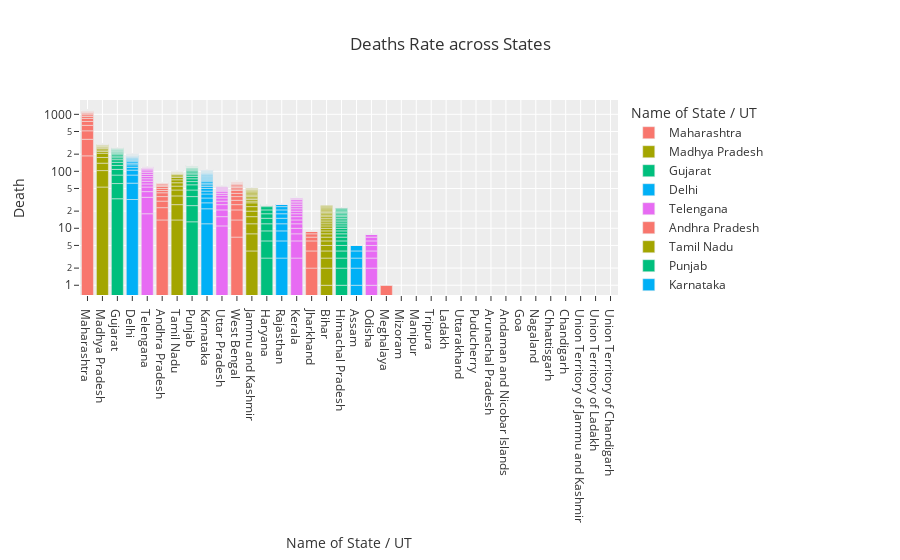

Here is the notebook cell this chart was saved with:
### Code cell
fig = px.bar(india[['Name of State / UT', 'Death']].sort_values('Death', ascending=False), 
             y="Death", x="Name of State / UT", color='Name of State / UT', 
             log_y=True, template='ggplot2', title='Deaths Rate across States')
fig.show()

### Figure 1 — Plotly figure (JSON) as saved in the notebook; plotly's stock layout.template omitted (floating-point values rounded to 4 significant figures)
{"data": [{"alignmentgroup": "True", "hovertemplate": "Name of State / UT=%{x}<br>Death=%{y}<extra></extra>", "legendgroup": "Maharashtra", "marker": {"color": "#F8766D"}, "name": "Maharashtra", "offsetgroup": "Maharashtra", "orientation": "v", "showlegend": true, "textposition": "auto", "type": "bar", "x": ["Maharashtra", "Maharashtra", "Maharashtra", "Maharashtra", "Maharashtra", "Maharashtra", "Maharashtra", "Maharashtra", "Maharashtra", "Maharashtra", "Maharashtra", "Maharashtra", "Maharashtra", "Maharashtra", "Maharashtra", "Maharashtra", "Maharashtra", "Maharashtra", "Maharashtra", "Maharashtra", "Maharashtra", "Maharashtra", "Maharashtra", "Maharashtra", "Maharashtra", "Maharashtra", "Maharashtra", "Maharashtra", "Maharashtra", "Maharashtra", "Maharashtra", "Maharashtra", "Maharashtra", "Maharashtra", "Maharashtra", "Maharashtra", "Maharashtra", "Maharashtra"], "xaxis": "x", "y": [187, 178, 149, 127, 110, 97, 72, 64, 45, 45, 24, 19, 16, 13, 9, 9, 8, 6, 5, 4, 3, 3, 2, 2, 2, 1, 1, 1, 1, 1, 0, 0, 0, 0, 0, 0, 0, 0], "yaxis": "y"}, {"alignmentgroup": "True", "hovertemplate": "Name of State / UT=%{x}<br>Death=%{y}<extra></extra>", "legendgroup": "Madhya Pradesh", "marker": {"color": "#A3A500"}, "name": "Madhya Pradesh", "offsetgroup": "Madhya Pradesh", "orientation": "v", "showlegend": true, "textposition": "auto", "type": "bar", "x": ["Madhya Pradesh", "Madhya Pradesh", "Madhya Pradesh", "Madhya Pradesh", "Madhya Pradesh", "Madhya Pradesh", "Madhya Pradesh", "Madhya Pradesh", "Madhya Pradesh", "Madhya Pradesh", "Madhya Pradesh", "Madhya Pradesh", "Madhya Pradesh", "Madhya Pradesh", "Madhya Pradesh", "Madhya Pradesh", "Madhya Pradesh", "Madhya Pradesh", "Madhya Pradesh", "Madhya Pradesh", "Madhya Pradesh", "Madhya Pradesh", "Madhya Pradesh", "Madhya Pradesh", "Madhya Pradesh", "Madhya Pradesh"], "xaxis": "x", "y": [53, 50, 36, 36, 33, 16, 13, 13, 9, 9, 6, 6, 6, 6, 3, 3, 2, 2, 2, 1, 1, 0, 0, 0, 0, 0], "yaxis": "y"}, {"alignmentgroup": "True", "hovertemplate": "Name of State / UT=%{x}<br>Death=%{y}<extra></extra>", "legendgroup": "Gujarat", "marker": {"color": "#00BF7D"}, "name": "Gujarat", "offsetgroup": "Gujarat", "orientation": "v", "showlegend": true, "textposition": "auto", "type": "bar", "x": ["Gujarat", "Gujarat", "Gujarat", "Gujarat", "Gujarat", "Gujarat", "Gujarat", "Gujarat", "Gujarat", "Gujarat", "Gujarat", "Gujarat", "Gujarat", "Gujarat", "Gujarat", "Gujarat", "Gujarat", "Gujarat", "Gujarat", "Gujarat", "Gujarat", "Gujarat", "Gujarat", "Gujarat", "Gujarat", "Gujarat", "Gujarat"], "xaxis": "x", "y": [33, 28, 25, 22, 19, 17, 16, 13, 12, 11, 10, 9, 7, 6, 6, 6, 5, 4, 3, 3, 3, 1, 1, 1, 1, 0, 0], "yaxis": "y"}, {"alignmentgroup": "True", "hovertemplate": "Name of State / UT=%{x}<br>Death=%{y}<extra></extra>", "legendgroup": "Delhi", "marker": {"color": "#00B0F6"}, "name": "Delhi", "offsetgroup": "Delhi", "orientation": "v", "showlegend": true, "textposition": "auto", "type": "bar", "x": ["Delhi", "Delhi", "Delhi", "Delhi", "Delhi", "Delhi", "Delhi", "Delhi", "Delhi", "Delhi", "Delhi", "Delhi", "Delhi", "Delhi", "Delhi", "Delhi", "Delhi", "Delhi", "Delhi", "Delhi", "Delhi", "Delhi", "Delhi", "Delhi", "Delhi", "Delhi", "Delhi", "Delhi", "Delhi", "Delhi", "Delhi", "Delhi", "Delhi", "Delhi", "Delhi", "Delhi", "Delhi", "Delhi", "Delhi", "Delhi", "Delhi", "Delhi", "Delhi", "Delhi", "Delhi"], "xaxis": "x", "y": [32, 30, 24, 19, 13, 12, 9, 9, 7, 7, 6, 6, 4, 2, 2, 2, 2, 2, 2, 1, 1, 1, 1, 1, 1, 1, 1, 1, 1, 1, 1, 1, 1, 0, 0, 0, 0, 0, 0, 0, 0, 0, 0, 0, 0], "yaxis": "y"}, {"alignmentgroup": "True", "hovertemplate": "Name of State / UT=%{x}<br>Death=%{y}<extra></extra>", "legendgroup": "Telengana", "marker": {"color": "#E76BF3"}, "name": "Telengana", "offsetgroup": "Telengana", "orientation": "v", "showlegend": true, "textposition": "auto", "type": "bar", "x": ["Telengana", "Telengana", "Telengana", "Telengana", "Telengana", "Telengana", "Telengana", "Telengana", "Telengana", "Telengana", "Telengana", "Telengana", "Telengana", "Telengana", "Telengana", "Telengana", "Telengana", "Telengana", "Telengana", "Telengana", "Telengana", "Telengana", "Telengana", "Telengana", "Telengana", "Telengana", "Telengana", "Telengana", "Telengana", "Telengana", "Telengana", "Telengana", "Telengana", "Telengana", "Telengana", "Telengana", "Telengana", "Telengana", "Telengana", "Telengana", "Telengana", "Telengana", "Telengana", "Telengana", "Telengana"], "xaxis": "x", "y": [18, 17, 9, 9, 7, 7, 7, 7, 7, 7, 7, 7, 3, 3, 3, 1, 1, 1, 0, 0, 0, 0, 0, 0, 0, 0, 0, 0, 0, 0, 0, 0, 0, 0, 0, 0, 0, 0, 0, 0, 0, 0, 0, 0, 0], "yaxis": "y"}, {"alignmentgroup": "True", "hovertemplate": "Name of State / UT=%{x}<br>Death=%{y}<extra></extra>", "legendgroup": "Andhra Pradesh", "marker": {"color": "#F8766D"}, "name": "Andhra Pradesh", "offsetgroup": "Andhra Pradesh", "orientation": "v", "showlegend": true, "textposition": "auto", "type": "bar", "x": ["Andhra Pradesh", "Andhra Pradesh", "Andhra Pradesh", "Andhra Pradesh", "Andhra Pradesh", "Andhra Pradesh", "Andhra Pradesh", "Andhra Pradesh", "Andhra Pradesh", "Andhra Pradesh", "Andhra Pradesh", "Andhra Pradesh", "Andhra Pradesh", "Andhra Pradesh", "Andhra Pradesh", "Andhra Pradesh", "Andhra Pradesh", "Andhra Pradesh", "Andhra Pradesh", "Andhra Pradesh", "Andhra Pradesh", "Andhra Pradesh", "Andhra Pradesh", "Andhra Pradesh", "Andhra Pradesh", "Andhra Pradesh", "Andhra Pradesh", "Andhra Pradesh", "Andhra Pradesh", "Andhra Pradesh", "Andhra Pradesh", "Andhra Pradesh", "Andhra Pradesh", "Andhra Pradesh", "Andhra Pradesh"], "xaxis": "x", "y": [14, 9, 7, 6, 6, 4, 4, 4, 3, 3, 1, 1, 1, 1, 0, 0, 0, 0, 0, 0, 0, 0, 0, 0, 0, 0, 0, 0, 0, 0, 0, 0, 0, 0, 0], "yaxis": "y"}, {"alignmentgroup": "True", "hovertemplate": "Name of State / UT=%{x}<br>Death=%{y}<extra></extra>", "legendgroup": "Tamil Nadu", "marker": {"color": "#A3A500"}, "name": "Tamil Nadu", "offsetgroup": "Tamil Nadu", "orientation": "v", "showlegend": true, "textposition": "auto", "type": "bar", "x": ["Tamil Nadu", "Tamil Nadu", "Tamil Nadu", "Tamil Nadu", "Tamil Nadu", "Tamil Nadu", "Tamil Nadu", "Tamil Nadu", "Tamil Nadu", "Tamil Nadu", "Tamil Nadu", "Tamil Nadu", "Tamil Nadu", "Tamil Nadu", "Tamil Nadu", "Tamil Nadu", "Tamil Nadu", "Tamil Nadu", "Tamil Nadu", "Tamil Nadu", "Tamil Nadu", "Tamil Nadu", "Tamil Nadu", "Tamil Nadu", "Tamil Nadu", "Tamil Nadu", "Tamil Nadu", "Tamil Nadu", "Tamil Nadu", "Tamil Nadu", "Tamil Nadu", "Tamil Nadu", "Tamil Nadu", "Tamil Nadu", "Tamil Nadu", "Tamil Nadu", "Tamil Nadu", "Tamil Nadu", "Tamil Nadu", "Tamil Nadu"], "xaxis": "x", "y": [14, 12, 11, 10, 8, 8, 8, 7, 5, 5, 3, 1, 1, 1, 1, 1, 1, 1, 1, 1, 1, 0, 0, 0, 0, 0, 0, 0, 0, 0, 0, 0, 0, 0, 0, 0, 0, 0, 0, 0], "yaxis": "y"}, {"alignmentgroup": "True", "hovertemplate": "Name of State / UT=%{x}<br>Death=%{y}<extra></extra>", "legendgroup": "Punjab", "marker": {"color": "#00BF7D"}, "name": "Punjab", "offsetgroup": "Punjab", "orientation": "v", "showlegend": true, "textposition": "auto", "type": "bar", "x": ["Punjab", "Punjab", "Punjab", "Punjab", "Punjab", "Punjab", "Punjab", "Punjab", "Punjab", "Punjab", "Punjab", "Punjab", "Punjab", "Punjab", "Punjab", "Punjab", "Punjab", "Punjab", "Punjab", "Punjab", "Punjab", "Punjab", "Punjab", "Punjab", "Punjab", "Punjab", "Punjab", "Punjab", "Punjab", "Punjab", "Punjab", "Punjab", "Punjab", "Punjab", "Punjab", "Punjab", "Punjab", "Punjab"], "xaxis": "x", "y": [13, 12, 11, 11, 11, 8, 8, 7, 6, 6, 5, 5, 4, 4, 3, 3, 1, 1, 1, 1, 1, 1, 1, 1, 1, 1, 1, 1, 0, 0, 0, 0, 0, 0, 0, 0, 0, 0], "yaxis": "y"}, {"alignmentgroup": "True", "hovertemplate": "Name of State / UT=%{x}<br>Death=%{y}<extra></extra>", "legendgroup": "Karnataka", "marker": {"color": "#00B0F6"}, "name": "Karnataka", "offsetgroup": "Karnataka", "orientation": "v", "showlegend": true, "textposition": "auto", "type": "bar", "x": ["Karnataka", "Karnataka", "Karnataka", "Karnataka", "Karnataka", "Karnataka", "Karnataka", "Karnataka", "Karnataka", "Karnataka", "Karnataka", "Karnataka", "Karnataka", "Karnataka", "Karnataka", "Karnataka", "Karnataka", "Karnataka", "Karnataka", "Karnataka", "Karnataka", "Karnataka", "Karnataka", "Karnataka", "Karnataka", "Karnataka", "Karnataka", "Karnataka", "Karnataka", "Karnataka", "Karnataka", "Karnataka", "Karnataka", "Karnataka", "Karnataka", "Karnataka", "Karnataka", "Karnataka"], "xaxis": "x", "y": [12, 10, 6, 6, 6, 5, 5, 4, 4, 4, 4, 3, 3, 3, 3, 3, 3, 3, 2, 2, 2, 1, 1, 1, 1, 1, 1, 1, 1, 1, 1, 1, 1, 1, 1, 0, 0, 0], "yaxis": "y"}, {"alignmentgroup": "True", "hovertemplate": "Name of State / UT=%{x}<br>Death=%{y}<extra></extra>", "legendgroup": "Uttar Pradesh", "marker": {"color": "#E76BF3"}, "name": "Uttar Pradesh", "offsetgroup": "Uttar Pradesh", "orientation": "v", "showlegend": true, "textposition": "auto", "type": "bar", "x": ["Uttar Pradesh", "Uttar Pradesh", "Uttar Pradesh", "Uttar Pradesh", "Uttar Pradesh", "Uttar Pradesh", "Uttar Pradesh", "Uttar Pradesh", "Uttar Pradesh", "Uttar Pradesh", "Uttar Pradesh", "Uttar Pradesh", "Uttar Pradesh", "Uttar Pradesh", "Uttar Pradesh", "Uttar Pradesh", "Uttar Pradesh", "Uttar Pradesh", "Uttar Pradesh", "Uttar Pradesh", "Uttar Pradesh", "Uttar Pradesh", "Uttar Pradesh", "Uttar Pradesh", "Uttar Pradesh", "Uttar Pradesh", "Uttar Pradesh", "Uttar Pradesh", "Uttar Pradesh", "Uttar Pradesh", "Uttar Pradesh", "Uttar Pradesh", "Uttar Pradesh", "Uttar Pradesh", "Uttar Pradesh", "Uttar Pradesh", "Uttar Pradesh", "Uttar Pradesh", "Uttar Pradesh", "Uttar Pradesh", "Uttar Pradesh", "Uttar Pradesh", "Uttar Pradesh"], "xaxis": "x", "y": [11, 5, 5, 5, 4, 4, 4, 3, 3, 2, 2, 2, 2, 2, 2, 0, 0, 0, 0, 0, 0, 0, 0, 0, 0, 0, 0, 0, 0, 0, 0, 0, 0, 0, 0, 0, 0, 0, 0, 0, 0, 0, 0], "yaxis": "y"}, {"alignmentgroup": "True", "hovertemplate": "Name of State / UT=%{x}<br>Death=%{y}<extra></extra>", "legendgroup": "West Bengal", "marker": {"color": "#F8766D"}, "name": "West Bengal", "offsetgroup": "West Bengal", "orientation": "v", "showlegend": true, "textposition": "auto", "type": "bar", "x": ["West Bengal", "West Bengal", "West Bengal", "West Bengal", "West Bengal", "West Bengal", "West Bengal", "West Bengal", "West Bengal", "West Bengal", "West Bengal", "West Bengal", "West Bengal", "West Bengal", "West Bengal", "West Bengal", "West Bengal", "West Bengal", "West Bengal", "West Bengal", "West Bengal", "West Bengal", "West Bengal", "West Bengal", "West Bengal", "West Bengal"], "xaxis": "x", "y": [7, 7, 7, 5, 5, 5, 5, 5, 3, 3, 3, 3, 2, 1, 1, 1, 1, 1, 1, 1, 1, 0, 0, 0, 0, 0], "yaxis": "y"}, {"alignmentgroup": "True", "hovertemplate": "Name of State / UT=%{x}<br>Death=%{y}<extra></extra>", "legendgroup": "Jammu and Kashmir", "marker": {"color": "#A3A500"}, "name": "Jammu and Kashmir", "offsetgroup": "Jammu and Kashmir", "orientation": "v", "showlegend": true, "textposition": "auto", "type": "bar", "x": ["Jammu and Kashmir", "Jammu and Kashmir", "Jammu and Kashmir", "Jammu and Kashmir", "Jammu and Kashmir", "Jammu and Kashmir", "Jammu and Kashmir", "Jammu and Kashmir", "Jammu and Kashmir", "Jammu and Kashmir", "Jammu and Kashmir", "Jammu and Kashmir", "Jammu and Kashmir", "Jammu and Kashmir", "Jammu and Kashmir", "Jammu and Kashmir", "Jammu and Kashmir", "Jammu and Kashmir", "Jammu and Kashmir", "Jammu and Kashmir", "Jammu and Kashmir", "Jammu and Kashmir", "Jammu and Kashmir", "Jammu and Kashmir", "Jammu and Kashmir", "Jammu and Kashmir"], "xaxis": "x", "y": [4, 4, 4, 4, 4, 4, 4, 2, 2, 2, 2, 2, 2, 2, 2, 2, 2, 1, 1, 1, 1, 0, 0, 0, 0, 0], "yaxis": "y"}, {"alignmentgroup": "True", "hovertemplate": "Name of State / UT=%{x}<br>Death=%{y}<extra></extra>", "legendgroup": "Haryana", "marker": {"color": "#00BF7D"}, "name": "Haryana", "offsetgroup": "Haryana", "orientation": "v", "showlegend": true, "textposition": "auto", "type": "bar", "x": ["Haryana", "Haryana", "Haryana", "Haryana", "Haryana", "Haryana", "Haryana", "Haryana", "Haryana", "Haryana", "Haryana", "Haryana", "Haryana", "Haryana", "Haryana", "Haryana", "Haryana", "Haryana", "Haryana", "Haryana", "Haryana", "Haryana", "Haryana", "Haryana", "Haryana", "Haryana", "Haryana", "Haryana", "Haryana", "Haryana", "Haryana", "Haryana", "Haryana", "Haryana", "Haryana", "Haryana", "Haryana", "Haryana", "Haryana", "Haryana", "Haryana", "Haryana", "Haryana"], "xaxis": "x", "y": [3, 3, 3, 3, 3, 3, 3, 3, 1, 1, 0, 0, 0, 0, 0, 0, 0, 0, 0, 0, 0, 0, 0, 0, 0, 0, 0, 0, 0, 0, 0, 0, 0, 0, 0, 0, 0, 0, 0, 0, 0, 0, 0], "yaxis": "y"}, {"alignmentgroup": "True", "hovertemplate": "Name of State / UT=%{x}<br>Death=%{y}<extra></extra>", "legendgroup": "Rajasthan", "marker": {"color": "#00B0F6"}, "name": "Rajasthan", "offsetgroup": "Rajasthan", "orientation": "v", "showlegend": true, "textposition": "auto", "type": "bar", "x": ["Rajasthan", "Rajasthan", "Rajasthan", "Rajasthan", "Rajasthan", "Rajasthan", "Rajasthan", "Rajasthan", "Rajasthan", "Rajasthan", "Rajasthan", "Rajasthan", "Rajasthan", "Rajasthan", "Rajasthan", "Rajasthan", "Rajasthan", "Rajasthan", "Rajasthan", "Rajasthan", "Rajasthan", "Rajasthan", "Rajasthan", "Rajasthan", "Rajasthan", "Rajasthan", "Rajasthan", "Rajasthan", "Rajasthan", "Rajasthan", "Rajasthan", "Rajasthan", "Rajasthan", "Rajasthan", "Rajasthan", "Rajasthan", "Rajasthan", "Rajasthan", "Rajasthan", "Rajasthan", "Rajasthan", "Rajasthan", "Rajasthan", "Rajasthan"], "xaxis": "x", "y": [3, 3, 3, 3, 3, 3, 3, 3, 3, 0, 0, 0, 0, 0, 0, 0, 0, 0, 0, 0, 0, 0, 0, 0, 0, 0, 0, 0, 0, 0, 0, 0, 0, 0, 0, 0, 0, 0, 0, 0, 0, 0, 0, 0], "yaxis": "y"}, {"alignmentgroup": "True", "hovertemplate": "Name of State / UT=%{x}<br>Death=%{y}<extra></extra>", "legendgroup": "Kerala", "marker": {"color": "#E76BF3"}, "name": "Kerala", "offsetgroup": "Kerala", "orientation": "v", "showlegend": true, "textposition": "auto", "type": "bar", "x": ["Kerala", "Kerala", "Kerala", "Kerala", "Kerala", "Kerala", "Kerala", "Kerala", "Kerala", "Kerala", "Kerala", "Kerala", "Kerala", "Kerala", "Kerala", "Kerala", "Kerala", "Kerala", "Kerala", "Kerala", "Kerala", "Kerala", "Kerala", "Kerala", "Kerala", "Kerala", "Kerala", "Kerala", "Kerala", "Kerala", "Kerala", "Kerala", "Kerala", "Kerala", "Kerala", "Kerala", "Kerala", "Kerala", "Kerala", "Kerala", "Kerala", "Kerala", "Kerala", "Kerala", "Kerala", "Kerala", "Kerala", "Kerala", "Kerala", "Kerala", "Kerala", "Kerala", "Kerala", "Kerala", "Kerala", "Kerala", "Kerala", "Kerala", "Kerala", "Kerala", "Kerala", "Kerala", "Kerala", "Kerala", "Kerala", "Kerala", "Kerala", "Kerala", "Kerala", "Kerala", "Kerala", "Kerala", "Kerala", "Kerala", "Kerala", "Kerala", "Kerala"], "xaxis": "x", "y": [3, 3, 2, 2, 2, 2, 2, 2, 2, 2, 2, 2, 2, 2, 2, 1, 1, 1, 0, 0, 0, 0, 0, 0, 0, 0, 0, 0, 0, 0, 0, 0, 0, 0, 0, 0, 0, 0, 0, 0, 0, 0, 0, 0, 0, 0, 0, 0, 0, 0, 0, 0, 0, 0, 0, 0, 0, 0, 0, 0, 0, 0, 0, 0, 0, 0, 0, 0, 0, 0, 0, 0, 0, 0, 0, 0, 0], "yaxis": "y"}, {"alignmentgroup": "True", "hovertemplate": "Name of State / UT=%{x}<br>Death=%{y}<extra></extra>", "legendgroup": "Jharkhand", "marker": {"color": "#F8766D"}, "name": "Jharkhand", "offsetgroup": "Jharkhand", "orientation": "v", "showlegend": true, "textposition": "auto", "type": "bar", "x": ["Jharkhand", "Jharkhand", "Jharkhand", "Jharkhand", "Jharkhand", "Jharkhand", "Jharkhand", "Jharkhand", "Jharkhand", "Jharkhand", "Jharkhand", "Jharkhand", "Jharkhand", "Jharkhand", "Jharkhand"], "xaxis": "x", "y": [2, 2, 2, 1, 1, 1, 0, 0, 0, 0, 0, 0, 0, 0, 0], "yaxis": "y"}, {"alignmentgroup": "True", "hovertemplate": "Name of State / UT=%{x}<br>Death=%{y}<extra></extra>", "legendgroup": "Bihar", "marker": {"color": "#A3A500"}, "name": "Bihar", "offsetgroup": "Bihar", "orientation": "v", "showlegend": true, "textposition": "auto", "type": "bar", "x": ["Bihar", "Bihar", "Bihar", "Bihar", "Bihar", "Bihar", "Bihar", "Bihar", "Bihar", "Bihar", "Bihar", "Bihar", "Bihar", "Bihar", "Bihar", "Bihar", "Bihar", "Bihar", "Bihar", "Bihar", "Bihar", "Bihar", "Bihar", "Bihar", "Bihar"], "xaxis": "x", "y": [1, 1, 1, 1, 1, 1, 1, 1, 1, 1, 1, 1, 1, 1, 1, 1, 1, 1, 1, 1, 1, 1, 1, 1, 1], "yaxis": "y"}, {"alignmentgroup": "True", "hovertemplate": "Name of State / UT=%{x}<br>Death=%{y}<extra></extra>", "legendgroup": "Himachal Pradesh", "marker": {"color": "#00BF7D"}, "name": "Himachal Pradesh", "offsetgroup": "Himachal Pradesh", "orientation": "v", "showlegend": true, "textposition": "auto", "type": "bar", "x": ["Himachal Pradesh", "Himachal Pradesh", "Himachal Pradesh", "Himachal Pradesh", "Himachal Pradesh", "Himachal Pradesh", "Himachal Pradesh", "Himachal Pradesh", "Himachal Pradesh", "Himachal Pradesh", "Himachal Pradesh", "Himachal Pradesh", "Himachal Pradesh", "Himachal Pradesh", "Himachal Pradesh", "Himachal Pradesh", "Himachal Pradesh", "Himachal Pradesh", "Himachal Pradesh", "Himachal Pradesh", "Himachal Pradesh", "Himachal Pradesh", "Himachal Pradesh", "Himachal Pradesh", "Himachal Pradesh", "Himachal Pradesh"], "xaxis": "x", "y": [1, 1, 1, 1, 1, 1, 1, 1, 1, 1, 1, 1, 1, 1, 1, 1, 1, 1, 1, 1, 1, 1, 1, 0, 0, 0], "yaxis": "y"}, {"alignmentgroup": "True", "hovertemplate": "Name of State / UT=%{x}<br>Death=%{y}<extra></extra>", "legendgroup": "Assam", "marker": {"color": "#00B0F6"}, "name": "Assam", "offsetgroup": "Assam", "orientation": "v", "showlegend": true, "textposition": "auto", "type": "bar", "x": ["Assam", "Assam", "Assam", "Assam", "Assam", "Assam", "Assam", "Assam", "Assam", "Assam", "Assam", "Assam", "Assam", "Assam", "Assam"], "xaxis": "x", "y": [1, 1, 1, 1, 1, 0, 0, 0, 0, 0, 0, 0, 0, 0, 0], "yaxis": "y"}, {"alignmentgroup": "True", "hovertemplate": "Name of State / UT=%{x}<br>Death=%{y}<extra></extra>", "legendgroup": "Odisha", "marker": {"color": "#E76BF3"}, "name": "Odisha", "offsetgroup": "Odisha", "orientation": "v", "showlegend": true, "textposition": "auto", "type": "bar", "x": ["Odisha", "Odisha", "Odisha", "Odisha", "Odisha", "Odisha", "Odisha", "Odisha", "Odisha", "Odisha", "Odisha", "Odisha", "Odisha", "Odisha", "Odisha", "Odisha", "Odisha", "Odisha", "Odisha", "Odisha", "Odisha", "Odisha", "Odisha", "Odisha", "Odisha", "Odisha", "Odisha", "Odisha", "Odisha", "Odisha", "Odisha"], "xaxis": "x", "y": [1, 1, 1, 1, 1, 1, 1, 1, 0, 0, 0, 0, 0, 0, 0, 0, 0, 0, 0, 0, 0, 0, 0, 0, 0, 0, 0, 0, 0, 0, 0], "yaxis": "y"}, {"alignmentgroup": "True", "hovertemplate": "Name of State / UT=%{x}<br>Death=%{y}<extra></extra>", "legendgroup": "Meghalaya", "marker": {"color": "#F8766D"}, "name": "Meghalaya", "offsetgroup": "Meghalaya", "orientation": "v", "showlegend": true, "textposition": "auto", "type": "bar", "x": ["Meghalaya", "Meghalaya"], "xaxis": "x", "y": [1, 0], "yaxis": "y"}, {"alignmentgroup": "True", "hovertemplate": "Name of State / UT=%{x}<br>Death=%{y}<extra></extra>", "legendgroup": "Mizoram", "marker": {"color": "#A3A500"}, "name": "Mizoram", "offsetgroup": "Mizoram", "orientation": "v", "showlegend": true, "textposition": "auto", "type": "bar", "x": ["Mizoram", "Mizoram", "Mizoram", "Mizoram", "Mizoram", "Mizoram", "Mizoram", "Mizoram", "Mizoram", "Mizoram", "Mizoram", "Mizoram", "Mizoram", "Mizoram", "Mizoram", "Mizoram", "Mizoram", "Mizoram", "Mizoram", "Mizoram", "Mizoram", "Mizoram"], "xaxis": "x", "y": [0, 0, 0, 0, 0, 0, 0, 0, 0, 0, 0, 0, 0, 0, 0, 0, 0, 0, 0, 0, 0, 0], "yaxis": "y"}, {"alignmentgroup": "True", "hovertemplate": "Name of State / UT=%{x}<br>Death=%{y}<extra></extra>", "legendgroup": "Manipur", "marker": {"color": "#00BF7D"}, "name": "Manipur", "offsetgroup": "Manipur", "orientation": "v", "showlegend": true, "textposition": "auto", "type": "bar", "x": ["Manipur", "Manipur", "Manipur", "Manipur", "Manipur", "Manipur", "Manipur", "Manipur", "Manipur", "Manipur", "Manipur", "Manipur", "Manipur", "Manipur", "Manipur", "Manipur", "Manipur", "Manipur", "Manipur", "Manipur", "Manipur", "Manipur", "Manipur"], "xaxis": "x", "y": [0, 0, 0, 0, 0, 0, 0, 0, 0, 0, 0, 0, 0, 0, 0, 0, 0, 0, 0, 0, 0, 0, 0], "yaxis": "y"}, {"alignmentgroup": "True", "hovertemplate": "Name of State / UT=%{x}<br>Death=%{y}<extra></extra>", "legendgroup": "Tripura", "marker": {"color": "#00B0F6"}, "name": "Tripura", "offsetgroup": "Tripura", "orientation": "v", "showlegend": true, "textposition": "auto", "type": "bar", "x": ["Tripura", "Tripura", "Tripura", "Tripura", "Tripura", "Tripura", "Tripura", "Tripura", "Tripura"], "xaxis": "x", "y": [0, 0, 0, 0, 0, 0, 0, 0, 0], "yaxis": "y"}, {"alignmentgroup": "True", "hovertemplate": "Name of State / UT=%{x}<br>Death=%{y}<extra></extra>", "legendgroup": "Ladakh", "marker": {"color": "#E76BF3"}, "name": "Ladakh", "offsetgroup": "Ladakh", "orientation": "v", "showlegend": true, "textposition": "auto", "type": "bar", "x": ["Ladakh", "Ladakh", "Ladakh", "Ladakh", "Ladakh", "Ladakh", "Ladakh", "Ladakh", "Ladakh", "Ladakh", "Ladakh", "Ladakh", "Ladakh", "Ladakh", "Ladakh", "Ladakh", "Ladakh", "Ladakh", "Ladakh", "Ladakh", "Ladakh", "Ladakh", "Ladakh", "Ladakh", "Ladakh", "Ladakh"], "xaxis": "x", "y": [0, 0, 0, 0, 0, 0, 0, 0, 0, 0, 0, 0, 0, 0, 0, 0, 0, 0, 0, 0, 0, 0, 0, 0, 0, 0], "yaxis": "y"}, {"alignmentgroup": "True", "hovertemplate": "Name of State / UT=%{x}<br>Death=%{y}<extra></extra>", "legendgroup": "Uttarakhand", "marker": {"color": "#F8766D"}, "name": "Uttarakhand", "offsetgroup": "Uttarakhand", "orientation": "v", "showlegend": true, "textposition": "auto", "type": "bar", "x": ["Uttarakhand", "Uttarakhand", "Uttarakhand", "Uttarakhand", "Uttarakhand", "Uttarakhand", "Uttarakhand", "Uttarakhand", "Uttarakhand", "Uttarakhand", "Uttarakhand", "Uttarakhand", "Uttarakhand", "Uttarakhand", "Uttarakhand", "Uttarakhand", "Uttarakhand", "Uttarakhand", "Uttarakhand", "Uttarakhand", "Uttarakhand", "Uttarakhand", "Uttarakhand", "Uttarakhand", "Uttarakhand", "Uttarakhand", "Uttarakhand", "Uttarakhand", "Uttarakhand", "Uttarakhand", "Uttarakhand", "Uttarakhand"], "xaxis": "x", "y": [0, 0, 0, 0, 0, 0, 0, 0, 0, 0, 0, 0, 0, 0, 0, 0, 0, 0, 0, 0, 0, 0, 0, 0, 0, 0, 0, 0, 0, 0, 0, 0], "yaxis": "y"}, {"alignmentgroup": "True", "hovertemplate": "Name of State / UT=%{x}<br>Death=%{y}<extra></extra>", "legendgroup": "Puducherry", "marker": {"color": "#A3A500"}, "name": "Puducherry", "offsetgroup": "Puducherry", "orientation": "v", "showlegend": true, "textposition": "auto", "type": "bar", "x": ["Puducherry", "Puducherry", "Puducherry", "Puducherry", "Puducherry", "Puducherry", "Puducherry", "Puducherry", "Puducherry", "Puducherry", "Puducherry", "Puducherry", "Puducherry", "Puducherry", "Puducherry", "Puducherry", "Puducherry", "Puducherry", "Puducherry", "Puducherry", "Puducherry", "Puducherry", "Puducherry", "Puducherry", "Puducherry", "Puducherry", "Puducherry", "Puducherry", "Puducherry"], "xaxis": "x", "y": [0, 0, 0, 0, 0, 0, 0, 0, 0, 0, 0, 0, 0, 0, 0, 0, 0, 0, 0, 0, 0, 0, 0, 0, 0, 0, 0, 0, 0], "yaxis": "y"}, {"alignmentgroup": "True", "hovertemplate": "Name of State / UT=%{x}<br>Death=%{y}<extra></extra>", "legendgroup": "Arunachal Pradesh", "marker": {"color": "#00BF7D"}, "name": "Arunachal Pradesh", "offsetgroup": "Arunachal Pradesh", "orientation": "v", "showlegend": true, "textposition": "auto", "type": "bar", "x": ["Arunachal Pradesh", "Arunachal Pradesh", "Arunachal Pradesh", "Arunachal Pradesh", "Arunachal Pradesh", "Arunachal Pradesh", "Arunachal Pradesh", "Arunachal Pradesh", "Arunachal Pradesh", "Arunachal Pradesh", "Arunachal Pradesh", "Arunachal Pradesh", "Arunachal Pradesh"], "xaxis": "x", "y": [0, 0, 0, 0, 0, 0, 0, 0, 0, 0, 0, 0, 0], "yaxis": "y"}, {"alignmentgroup": "True", "hovertemplate": "Name of State / UT=%{x}<br>Death=%{y}<extra></extra>", "legendgroup": "Andaman and Nicobar Islands", "marker": {"color": "#00B0F6"}, "name": "Andaman and Nicobar Islands", "offsetgroup": "Andaman and Nicobar Islands", "orientation": "v", "showlegend": true, "textposition": "auto", "type": "bar", "x": ["Andaman and Nicobar Islands", "Andaman and Nicobar Islands", "Andaman and Nicobar Islands", "Andaman and Nicobar Islands", "Andaman and Nicobar Islands", "Andaman and Nicobar Islands", "Andaman and Nicobar Islands", "Andaman and Nicobar Islands", "Andaman and Nicobar Islands", "Andaman and Nicobar Islands", "Andaman and Nicobar Islands", "Andaman and Nicobar Islands", "Andaman and Nicobar Islands", "Andaman and Nicobar Islands", "Andaman and Nicobar Islands", "Andaman and Nicobar Islands", "Andaman and Nicobar Islands", "Andaman and Nicobar Islands", "Andaman and Nicobar Islands", "Andaman and Nicobar Islands", "Andaman and Nicobar Islands"], "xaxis": "x", "y": [0, 0, 0, 0, 0, 0, 0, 0, 0, 0, 0, 0, 0, 0, 0, 0, 0, 0, 0, 0, 0], "yaxis": "y"}, {"alignmentgroup": "True", "hovertemplate": "Name of State / UT=%{x}<br>Death=%{y}<extra></extra>", "legendgroup": "Goa", "marker": {"color": "#E76BF3"}, "name": "Goa", "offsetgroup": "Goa", "orientation": "v", "showlegend": true, "textposition": "auto", "type": "bar", "x": ["Goa", "Goa", "Goa", "Goa", "Goa", "Goa", "Goa", "Goa", "Goa", "Goa", "Goa", "Goa", "Goa", "Goa", "Goa", "Goa", "Goa", "Goa", "Goa", "Goa", "Goa"], "xaxis": "x", "y": [0, 0, 0, 0, 0, 0, 0, 0, 0, 0, 0, 0, 0, 0, 0, 0, 0, 0, 0, 0, 0], "yaxis": "y"}, {"alignmentgroup": "True", "hovertemplate": "Name of State / UT=%{x}<br>Death=%{y}<extra></extra>", "legendgroup": "Nagaland", "marker": {"color": "#F8766D"}, "name": "Nagaland", "offsetgroup": "Nagaland", "orientation": "v", "showlegend": true, "textposition": "auto", "type": "bar", "x": ["Nagaland", "Nagaland"], "xaxis": "x", "y": [0, 0], "yaxis": "y"}, {"alignmentgroup": "True", "hovertemplate": "Name of State / UT=%{x}<br>Death=%{y}<extra></extra>", "legendgroup": "Chhattisgarh", "marker": {"color": "#A3A500"}, "name": "Chhattisgarh", "offsetgroup": "Chhattisgarh", "orientation": "v", "showlegend": true, "textposition": "auto", "type": "bar", "x": ["Chhattisgarh", "Chhattisgarh", "Chhattisgarh", "Chhattisgarh", "Chhattisgarh", "Chhattisgarh", "Chhattisgarh", "Chhattisgarh", "Chhattisgarh", "Chhattisgarh", "Chhattisgarh", "Chhattisgarh", "Chhattisgarh", "Chhattisgarh", "Chhattisgarh", "Chhattisgarh", "Chhattisgarh", "Chhattisgarh", "Chhattisgarh", "Chhattisgarh", "Chhattisgarh", "Chhattisgarh", "Chhattisgarh", "Chhattisgarh", "Chhattisgarh", "Chhattisgarh", "Chhattisgarh", "Chhattisgarh"], "xaxis": "x", "y": [0, 0, 0, 0, 0, 0, 0, 0, 0, 0, 0, 0, 0, 0, 0, 0, 0, 0, 0, 0, 0, 0, 0, 0, 0, 0, 0, 0], "yaxis": "y"}, {"alignmentgroup": "True", "hovertemplate": "Name of State / UT=%{x}<br>Death=%{y}<extra></extra>", "legendgroup": "Chandigarh", "marker": {"color": "#00BF7D"}, "name": "Chandigarh", "offsetgroup": "Chandigarh", "orientation": "v", "showlegend": true, "textposition": "auto", "type": "bar", "x": ["Chandigarh", "Chandigarh", "Chandigarh", "Chandigarh", "Chandigarh", "Chandigarh", "Chandigarh", "Chandigarh", "Chandigarh", "Chandigarh", "Chandigarh", "Chandigarh", "Chandigarh", "Chandigarh", "Chandigarh", "Chandigarh", "Chandigarh", "Chandigarh", "Chandigarh", "Chandigarh", "Chandigarh", "Chandigarh", "Chandigarh", "Chandigarh", "Chandigarh", "Chandigarh"], "xaxis": "x", "y": [0, 0, 0, 0, 0, 0, 0, 0, 0, 0, 0, 0, 0, 0, 0, 0, 0, 0, 0, 0, 0, 0, 0, 0, 0, 0], "yaxis": "y"}, {"alignmentgroup": "True", "hovertemplate": "Name of State / UT=%{x}<br>Death=%{y}<extra></extra>", "legendgroup": "Union Territory of Jammu and Kashmir", "marker": {"color": "#00B0F6"}, "name": "Union Territory of Jammu and Kashmir", "offsetgroup": "Union Territory of Jammu and Kashmir", "orientation": "v", "showlegend": true, "textposition": "auto", "type": "bar", "x": ["Union Territory of Jammu and Kashmir", "Union Territory of Jammu and Kashmir", "Union Territory of Jammu and Kashmir", "Union Territory of Jammu and Kashmir", "Union Territory of Jammu and Kashmir", "Union Territory of Jammu and Kashmir", "Union Territory of Jammu and Kashmir", "Union Territory of Jammu and Kashmir", "Union Territory of Jammu and Kashmir", "Union Territory of Jammu and Kashmir", "Union Territory of Jammu and Kashmir", "Union Territory of Jammu and Kashmir"], "xaxis": "x", "y": [0, 0, 0, 0, 0, 0, 0, 0, 0, 0, 0, 0], "yaxis": "y"}, {"alignmentgroup": "True", "hovertemplate": "Name of State / UT=%{x}<br>Death=%{y}<extra></extra>", "legendgroup": "Union Territory of Ladakh", "marker": {"color": "#E76BF3"}, "name": "Union Territory of Ladakh", "offsetgroup": "Union Territory of Ladakh", "orientation": "v", "showlegend": true, "textposition": "auto", "type": "bar", "x": ["Union Territory of Ladakh", "Union Territory of Ladakh", "Union Territory of Ladakh", "Union Territory of Ladakh", "Union Territory of Ladakh", "Union Territory of Ladakh", "Union Territory of Ladakh", "Union Territory of Ladakh", "Union Territory of Ladakh", "Union Territory of Ladakh", "Union Territory of Ladakh", "Union Territory of Ladakh", "Union Territory of Ladakh", "Union Territory of Ladakh"], "xaxis": "x", "y": [0, 0, 0, 0, 0, 0, 0, 0, 0, 0, 0, 0, 0, 0], "yaxis": "y"}, {"alignmentgroup": "True", "hovertemplate": "Name of State / UT=%{x}<br>Death=%{y}<extra></extra>", "legendgroup": "Union Territory of Chandigarh", "marker": {"color": "#F8766D"}, "name": "Union Territory of Chandigarh", "offsetgroup": "Union Territory of Chandigarh", "orientation": "v", "showlegend": true, "textposition": "auto", "type": "bar", "x": ["Union Territory of Chandigarh", "Union Territory of Chandigarh"], "xaxis": "x", "y": [0, 0], "yaxis": "y"}], "layout": {"barmode": "relative", "legend": {"title": {"text": "Name of State / UT"}, "tracegroupgap": 0}, "title": {"text": "Deaths Rate across States"}, "xaxis": {"anchor": "y", "categoryarray": ["Maharashtra", "Madhya Pradesh", "Gujarat", "Delhi", "Telengana", "Andhra Pradesh", "Tamil Nadu", "Punjab", "Karnataka", "Uttar Pradesh", "West Bengal", "Jammu and Kashmir", "Haryana", "Rajasthan", "Kerala", "Jharkhand", "Bihar", "Himachal Pradesh", "Assam", "Odisha", "Meghalaya", "Mizoram", "Manipur", "Tripura", "Ladakh", "Uttarakhand", "Puducherry", "Arunachal Pradesh", "Andaman and Nicobar Islands", "Goa", "Nagaland", "Chhattisgarh", "Chandigarh", "Union Territory of Jammu and Kashmir", "Union Territory of Ladakh", "Union Territory of Chandigarh"], "categoryorder": "array", "domain": [0, 1], "title": {"text": "Name of State / UT"}}, "yaxis": {"anchor": "x", "domain": [0, 1], "title": {"text": "Death"}, "type": "log"}}}
